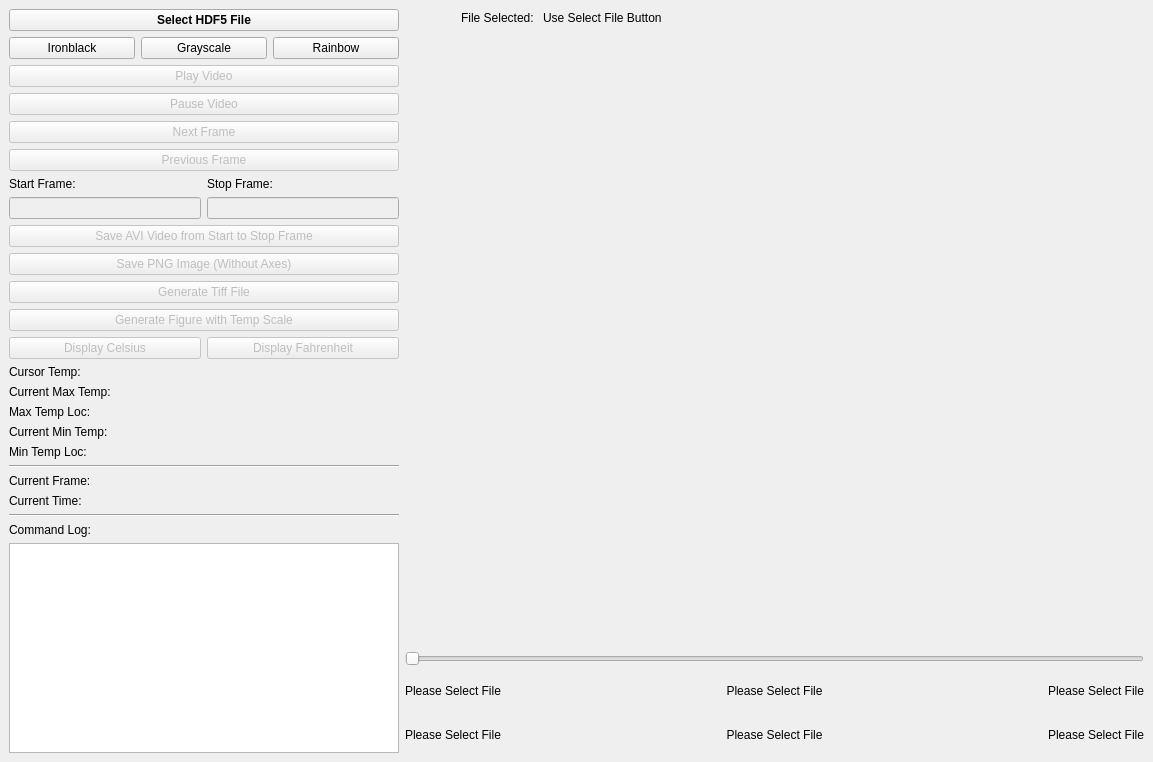
<?xml version="1.0" encoding="UTF-8"?>
<ui version="4.0">
 <class>MainWindow</class>
 <widget class="QMainWindow" name="MainWindow">
  <property name="geometry">
   <rect>
    <x>0</x>
    <y>0</y>
    <width>1153</width>
    <height>762</height>
   </rect>
  </property>
  <property name="windowTitle">
   <string>IR Data Viewer</string>
  </property>
  <widget class="QWidget" name="centralwidget">
   <layout class="QGridLayout" name="gridLayout">
    <item row="0" column="0" rowspan="2">
     <layout class="QVBoxLayout" name="verticalLayout">
      <property name="sizeConstraint">
       <enum>QLayout::SetMaximumSize</enum>
      </property>
      <item>
       <widget class="QPushButton" name="selectFileBut">
        <property name="maximumSize">
         <size>
          <width>16777215</width>
          <height>16777215</height>
         </size>
        </property>
        <property name="font">
         <font>
          <weight>75</weight>
          <bold>true</bold>
         </font>
        </property>
        <property name="text">
         <string>Select HDF5 File</string>
        </property>
       </widget>
      </item>
      <item>
       <layout class="QHBoxLayout" name="horizontalLayout_4">
        <item>
         <widget class="QPushButton" name="cmIronBut">
          <property name="text">
           <string>Ironblack</string>
          </property>
         </widget>
        </item>
        <item>
         <widget class="QPushButton" name="cmGrayBut">
          <property name="text">
           <string>Grayscale</string>
          </property>
         </widget>
        </item>
        <item>
         <widget class="QPushButton" name="cmRainBut">
          <property name="text">
           <string>Rainbow</string>
          </property>
         </widget>
        </item>
       </layout>
      </item>
      <item>
       <widget class="QPushButton" name="playVidBut">
        <property name="enabled">
         <bool>false</bool>
        </property>
        <property name="text">
         <string>Play Video</string>
        </property>
       </widget>
      </item>
      <item>
       <widget class="QPushButton" name="pauseVidBut">
        <property name="enabled">
         <bool>false</bool>
        </property>
        <property name="text">
         <string>Pause Video</string>
        </property>
       </widget>
      </item>
      <item>
       <widget class="QPushButton" name="nextFrame">
        <property name="enabled">
         <bool>false</bool>
        </property>
        <property name="text">
         <string>Next Frame</string>
        </property>
       </widget>
      </item>
      <item>
       <widget class="QPushButton" name="prevFrame">
        <property name="enabled">
         <bool>false</bool>
        </property>
        <property name="text">
         <string>Previous Frame</string>
        </property>
       </widget>
      </item>
      <item>
       <layout class="QHBoxLayout" name="horizontalLayout_2">
        <item>
         <widget class="QLabel" name="label_10">
          <property name="text">
           <string>Start Frame:</string>
          </property>
         </widget>
        </item>
        <item>
         <widget class="QLabel" name="label_11">
          <property name="text">
           <string>Stop Frame:</string>
          </property>
         </widget>
        </item>
       </layout>
      </item>
      <item>
       <layout class="QHBoxLayout" name="horizontalLayout">
        <item>
         <widget class="QLineEdit" name="startEdit">
          <property name="enabled">
           <bool>false</bool>
          </property>
          <property name="text">
           <string/>
          </property>
         </widget>
        </item>
        <item>
         <widget class="QLineEdit" name="stopEdit">
          <property name="enabled">
           <bool>false</bool>
          </property>
          <property name="text">
           <string/>
          </property>
         </widget>
        </item>
       </layout>
      </item>
      <item>
       <widget class="QPushButton" name="saveAsVideoSS">
        <property name="enabled">
         <bool>false</bool>
        </property>
        <property name="text">
         <string>Save AVI Video from Start to Stop Frame</string>
        </property>
       </widget>
      </item>
      <item>
       <widget class="QPushButton" name="saveCvImageBut">
        <property name="enabled">
         <bool>false</bool>
        </property>
        <property name="text">
         <string>Save PNG Image (Without Axes)</string>
        </property>
       </widget>
      </item>
      <item>
       <widget class="QPushButton" name="makeTiffBut">
        <property name="enabled">
         <bool>false</bool>
        </property>
        <property name="text">
         <string>Generate Tiff File</string>
        </property>
       </widget>
      </item>
      <item>
       <widget class="QPushButton" name="tempScaleBut">
        <property name="enabled">
         <bool>false</bool>
        </property>
        <property name="text">
         <string>Generate Figure with Temp Scale</string>
        </property>
       </widget>
      </item>
      <item>
       <layout class="QHBoxLayout" name="horizontalLayout_7">
        <item>
         <widget class="QPushButton" name="displayC">
          <property name="enabled">
           <bool>false</bool>
          </property>
          <property name="text">
           <string>Display Celsius</string>
          </property>
         </widget>
        </item>
        <item>
         <widget class="QPushButton" name="displayF">
          <property name="enabled">
           <bool>false</bool>
          </property>
          <property name="text">
           <string>Display Fahrenheit</string>
          </property>
         </widget>
        </item>
       </layout>
      </item>
      <item>
       <widget class="QLabel" name="cursorTempLabel">
        <property name="text">
         <string>Cursor Temp:</string>
        </property>
       </widget>
      </item>
      <item>
       <widget class="QLabel" name="maxTempLabel">
        <property name="text">
         <string>Current Max Temp:</string>
        </property>
       </widget>
      </item>
      <item>
       <widget class="QLabel" name="maxTempLocLabel">
        <property name="text">
         <string>Max Temp Loc:</string>
        </property>
       </widget>
      </item>
      <item>
       <widget class="QLabel" name="minTempLabel">
        <property name="text">
         <string>Current Min Temp: </string>
        </property>
       </widget>
      </item>
      <item>
       <widget class="QLabel" name="minTempLocLabel">
        <property name="text">
         <string>Min Temp Loc:</string>
        </property>
       </widget>
      </item>
      <item>
       <widget class="Line" name="line_2">
        <property name="orientation">
         <enum>Qt::Horizontal</enum>
        </property>
       </widget>
      </item>
      <item>
       <widget class="QLabel" name="currentFrameDisp">
        <property name="text">
         <string>Current Frame:</string>
        </property>
       </widget>
      </item>
      <item>
       <widget class="QLabel" name="currentTimeLabel">
        <property name="text">
         <string>Current Time:</string>
        </property>
       </widget>
      </item>
      <item>
       <widget class="Line" name="line">
        <property name="orientation">
         <enum>Qt::Horizontal</enum>
        </property>
       </widget>
      </item>
      <item>
       <widget class="QLabel" name="label">
        <property name="text">
         <string>Command Log:</string>
        </property>
       </widget>
      </item>
     </layout>
    </item>
    <item row="0" column="1">
     <widget class="QLabel" name="label_14">
      <property name="sizePolicy">
       <sizepolicy hsizetype="Preferred" vsizetype="Minimum">
        <horstretch>0</horstretch>
        <verstretch>0</verstretch>
       </sizepolicy>
      </property>
      <property name="minimumSize">
       <size>
        <width>0</width>
        <height>17</height>
       </size>
      </property>
      <property name="text">
       <string>File Selected: </string>
      </property>
      <property name="alignment">
       <set>Qt::AlignRight|Qt::AlignTrailing|Qt::AlignVCenter</set>
      </property>
     </widget>
    </item>
    <item row="0" column="2">
     <widget class="QLabel" name="dispSelectedFile">
      <property name="sizePolicy">
       <sizepolicy hsizetype="Preferred" vsizetype="Minimum">
        <horstretch>0</horstretch>
        <verstretch>0</verstretch>
       </sizepolicy>
      </property>
      <property name="minimumSize">
       <size>
        <width>601</width>
        <height>17</height>
       </size>
      </property>
      <property name="maximumSize">
       <size>
        <width>16777215</width>
        <height>17</height>
       </size>
      </property>
      <property name="text">
       <string>Use Select File Button</string>
      </property>
     </widget>
    </item>
    <item row="1" column="1" rowspan="2" colspan="2">
     <layout class="QVBoxLayout" name="dispLayout"/>
    </item>
    <item row="2" column="0" rowspan="2">
     <widget class="QPlainTextEdit" name="history"/>
    </item>
    <item row="3" column="1" colspan="2">
     <layout class="QVBoxLayout" name="verticalLayout_3">
      <item>
       <widget class="QSlider" name="sl">
        <property name="enabled">
         <bool>false</bool>
        </property>
        <property name="minimumSize">
         <size>
          <width>739</width>
          <height>0</height>
         </size>
        </property>
        <property name="orientation">
         <enum>Qt::Horizontal</enum>
        </property>
       </widget>
      </item>
      <item>
       <layout class="QHBoxLayout" name="horizontalLayout_5">
        <item>
         <widget class="QLabel" name="slStartF">
          <property name="text">
           <string>Please Select File</string>
          </property>
          <property name="alignment">
           <set>Qt::AlignLeading|Qt::AlignLeft|Qt::AlignVCenter</set>
          </property>
         </widget>
        </item>
        <item>
         <widget class="QLabel" name="slMidF">
          <property name="text">
           <string>Please Select File</string>
          </property>
          <property name="alignment">
           <set>Qt::AlignCenter</set>
          </property>
         </widget>
        </item>
        <item>
         <widget class="QLabel" name="slEndF">
          <property name="text">
           <string>Please Select File</string>
          </property>
          <property name="alignment">
           <set>Qt::AlignRight|Qt::AlignTrailing|Qt::AlignVCenter</set>
          </property>
         </widget>
        </item>
       </layout>
      </item>
      <item>
       <layout class="QHBoxLayout" name="horizontalLayout_3">
        <item>
         <widget class="QLabel" name="slStartT">
          <property name="text">
           <string>Please Select File</string>
          </property>
          <property name="alignment">
           <set>Qt::AlignLeading|Qt::AlignLeft|Qt::AlignVCenter</set>
          </property>
         </widget>
        </item>
        <item>
         <widget class="QLabel" name="slMidT">
          <property name="text">
           <string>Please Select File</string>
          </property>
          <property name="alignment">
           <set>Qt::AlignCenter</set>
          </property>
         </widget>
        </item>
        <item>
         <widget class="QLabel" name="slEndT">
          <property name="text">
           <string>Please Select File</string>
          </property>
          <property name="alignment">
           <set>Qt::AlignRight|Qt::AlignTrailing|Qt::AlignVCenter</set>
          </property>
         </widget>
        </item>
       </layout>
      </item>
     </layout>
    </item>
   </layout>
  </widget>
 </widget>
 <resources/>
 <connections/>
</ui>
